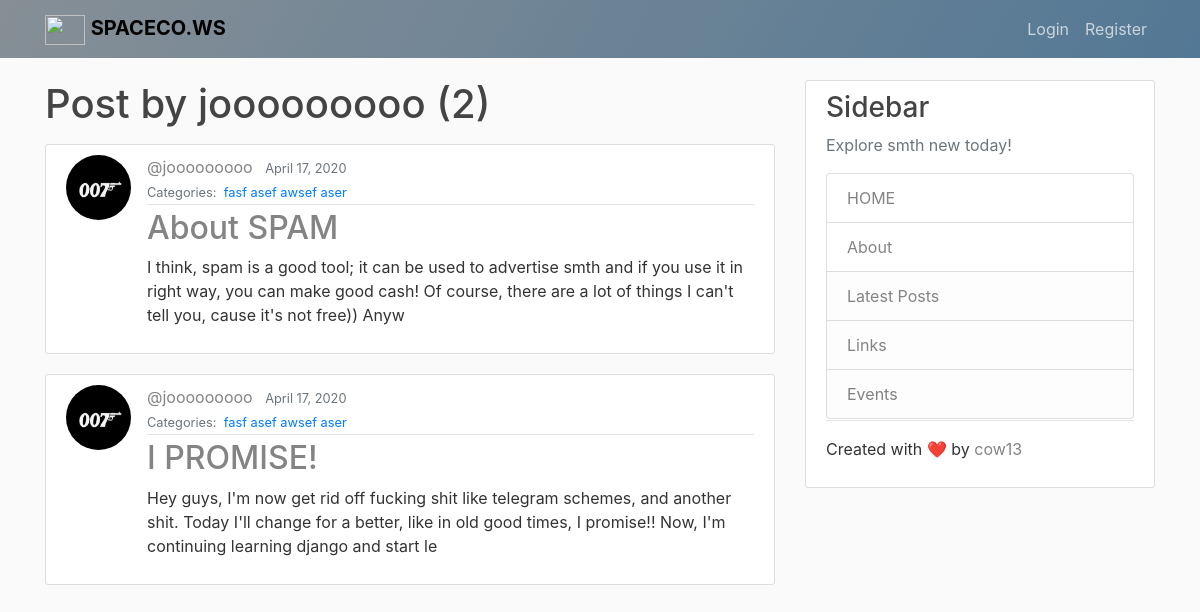
/user/jooooooooo, run on the app's committed database.
### blog/models.py (models this page shows, shortened)
class Post(models.Model):
    title = models.CharField(max_length=200)
    content = models.TextField()
    date_posted = models.DateTimeField(default=timezone.now)
    author = models.ForeignKey(User, on_delete=models.CASCADE)
    categories = models.ManyToManyField('Category', related_name='posts')
    image = models.ImageField(upload_to='images/', default="images/None/no-img.jpg")
    slug= models.SlugField(max_length=500, unique=True, null=True, blank=True)

class Category(models.Model):
    name = models.CharField(max_length=20)

### users/models.py (models this page shows, shortened)
class Profile(models.Model):
    user = models.OneToOneField(User, on_delete=models.CASCADE)
    image = models.ImageField(default='default.png', upload_to='profile_pics')

### blog/views.py (the view)
# urls.py: path("user/<str:username>", UserPostListView.as_view(), name='user-posts'),
class UserPostListView(ListView):
    model = Post
    template_name = 'blog/user_posts.html'
    context_object_name = 'posts'
    ordering = ['-date_posted']
    paginate_by = 5
    def get_queryset(self):
        user = get_object_or_404(User, username=self.kwargs.get('username'))
        return Post.objects.filter(author=user).order_by('-date_posted')

### blog/templates/blog/user_posts.html
{% extends 'blog/base.html' %}
{% block content %}
  <h1 class='mb-3'>Post by {{ view.kwargs.username }} ({{ page_obj.paginator.count }})</h1>
  {% for post in posts %}
    <article class="media content-section">
      <img class="rounded-circle article-img" src="{{ post.author.profile.image.url }}" alt="">
      <div class="media-body">
        <div class="article-metadata">
          <a class="mr-2 author_title" href="{% url 'user-posts' post.author.username %}">@{{ post.author }}</a>
          <small class="text-muted">{{ post.date_posted|date:"N d, Y" }}</small>
          <div>
            <small class="text-muted">
              Categories:&nbsp;
              {% for category in post.categories.all %}
              <a href="{% url 'blog_category' category.name %}">
                {{ category.name }}
              </a>&nbsp;
              {% endfor %}
            </small>
          </div>
        </div>
        <h2><a class="article-title" href="{% url 'post-detail' post.slug %}">{{ post.title }}</a></h2>
        <p class="article-content">{{ post.content|slice:200 }}</p>
      </div>
    </article>
    {% endfor %}
{% endblock content %}

### blog/static/blog/main.css (style rules this page uses)
body { background: #fafafa; color: #333333; margin-top: 5rem; }
h1, h2, h3, h4, h5, h6 { color: #444444; }
.content-section { background: #ffffff; padding: 10px 20px; border: 1px solid #dddddd; border-radius: 3px; margin-bottom: 20px; }
.article-title { color: #848484; }
.article-content { white-space: pre-line; }
.article-img { height: 65px; width: 65px; margin-right: 16px; }
.author_title { color: #848484; }
.article-metadata { padding-bottom: 1px; margin-bottom: 4px; border-bottom: 1px solid #e3e3e3; color: #000000; }

### data on the page
Post: author.profile.image (picture), author "jooooooooo", date_posted "April 17, 2020", title "About SPAM", content "I think, spam is a good tool; it can be used to advertise smth and if you use it in right way, you can make good cash! Of course, there are a lot of things I can't tell you, cause it's not free)) Anyw"
Category: name "fasf asef awsef aser"
Post: author.profile.image (picture), author "jooooooooo", date_posted "April 17, 2020", title "I PROMISE!", content "Hey guys, I'm now get rid off fucking shit like telegram schemes, and another shit. Today I'll change for a better, like in old good times, I promise!! Now, I'm continuing learning django and start le"

### other printed values
{{ view.kwargs.username }} "jooooooooo"
{{ page_obj.paginator.count }} "2"
